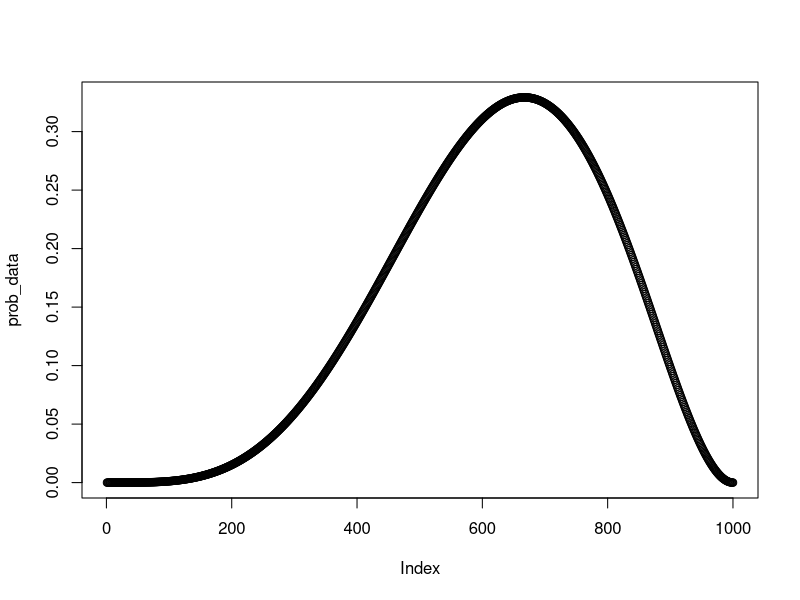
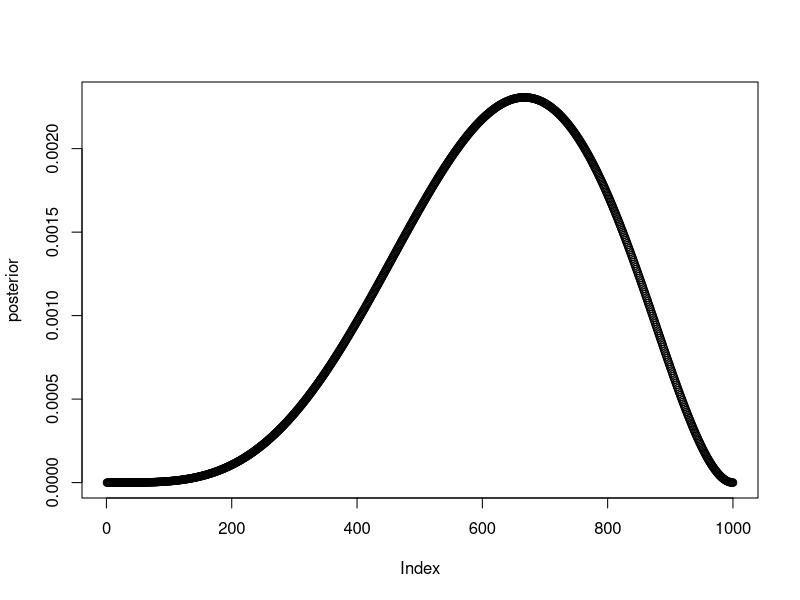

Write R code to recreate these figures, in order.

# Week 1 Homework ---------------------------------------------------------

# Due Friday January 14
# Review EASY problems at the end of Chapters 1, 2, 3

# 1. Globe tossing turned out to be 4 water and 2 land.
# construct the posterior distribution, using grid approx., and same flat prior.

# grid approximation
p_grid <- seq(from = 0, to = 1,
              length.out = 1000) 

# uniform prior
prob_p <- rep(1,1000) 

# binomial density
prob_data <- dbinom(4, 6, prob = p_grid)
plot(prob_data)

# posterior
posterior <- prob_data * prob_p

# normalize
posterior <- posterior/sum(posterior)
plot(posterior)





# 2. Data are 4 water and 2 land. Computer posterior but this time use a prior
# that is zero below p = 0.5 adn a constant above p = 0.5. This corresponds
# to prior information that a majority of the Earth's surface is water.



# 3. For the posterior distribution from 2, compute 89% percentile and HPDI intervals.
# Compare the widths of these intervals. Which is wider? Why? If you only had 
# the information in the interval, what might you misunderstand about the shape of the posterior?


# 4. OPTION CHALLENGE. Sampling bias

